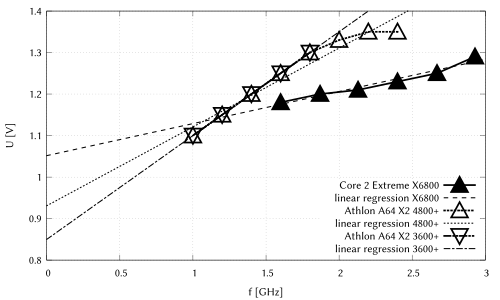

Generate this figure with gnuplot:
cd 'D:\Desktop\BA_Arbeit\thesis\pix\pstates'

set output "pstates.pdf"
set terminal pdfcairo mono dashed font "Linux Biolinum"

set xlabel "f [GHz]"
set ylabel "U [V]" 
set xrange [0:3]
set yrange [0.8:1.4] 

set key right bottom
set pointsize 2
set grid

f(x)=a*x+b
fit f(x) "core2x6800.txt" via a, b

g(x)=c*x+d
fit g(x) "a64x24800.txt" via c, d

h(x)=e*x+f
fit h(x) "a64x23600.txt" via e, f

plot "core2x6800.txt" title "Core 2 Extreme X6800" with linespoints pt 9 lw 5,\
     f(x) title "linear regression X6800" lt 2 lw 3,\
     "a64x24800.txt" title "Athlon A64 X2 4800+" with linespoints pt 8 lw 5,\
     g(x) title "linear regression 4800+" lt 3 lw 3,\
     "a64x23600.txt" title "Athlon A64 X2 3600+" with linespoints pt 10 lw 5,\
     h(x) title "linear regression 3600+" lt 4 lw 3
